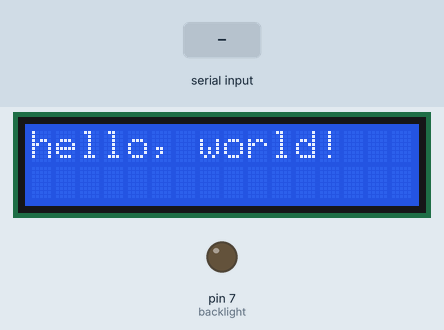
Recording of a sketch running on a simulated Arduino Uno, built with avr-gcc and run on an emulated ATmega328P. Shown: 16×2 character LCD, output pins drawn as LEDs (lit = HIGH). The inputs (shaded band) are chosen by the test bench.

Above: at 1.2 s.
1.3 s: "$GPRMC\n" received over the second serial link
At 1.4 s:
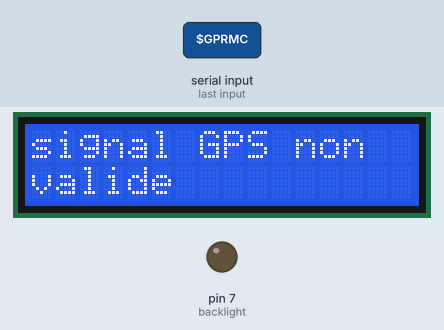
Timing chart, 0 to 4.3 s (numbered marks = the images above; inputs shaded):
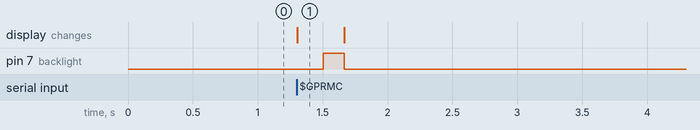

The sketch:

gps_2x16.ino
```cpp
 /*
 LCD 2x16 wirring
  The circuit:
 * LCD RS pin to digital pin 12
 * LCD Enable pin to digital pin 11
 * LCD D4 pin to digital pin 5
 * LCD D5 pin to digital pin 4
 * LCD D6 pin to digital pin 3
 * LCD D7 pin to digital pin 2
 * LCD R/W pin to ground
 * 10K resistor:
 * ends to +5V and ground
 * wiper to LCD VO pin (pin 3)

 GPS wirring
 * rx -> 10
 * tx -> 9

 LED valide
 * led gps valide -> 7
 */

#include <LiquidCrystal.h>
#include <SoftwareSerial.h>

// initialize the library with the numbers of the interface pins
LiquidCrystal lcd(12, 11, 5, 4, 3, 2);

SoftwareSerial gpsSerial(9, 10); // RX, TX (TX not used)
const int sentenceSize = 80;
const int backlight = 7;

char sentence[sentenceSize];

void setup() {
  // set up the LCD's number of columns and rows:
  lcd.begin(16, 2);

  // Print a message to the LCD.
  lcd.print("hello, world!");

  //set the gps signal led
  pinMode(backlight, OUTPUT);
  digitalWrite(backlight, LOW);

  gpsSerial.begin(9600);
  //Serial.begin(9600);
}

void loop()
{
  static int i = 0;
  if (gpsSerial.available()>0)
  {
    char ch = gpsSerial.read();
    if (ch != '\n' && i < sentenceSize)
    {
      sentence[i] = ch;
      i++;
    }
    else
    {
     sentence[i] = '\0';
     i = 0;
     //Serial.println(sentence);
     displayGPS();
    }
  }

}


/*
* $GPRMC,225446,A,4916.45,N,12311.12,W,000.5,054.7,191194,020.3,E*68
field Name -> 0 -> $GPRMC
field Heure Fixe -> 1 -> 225446 -> 22H 54mn 46s
field gps signal valide -> 2 -> A -> A = ok | V = Warning
field Latitude -> 3 -> 4916.45 -> 49 deg. 16.45 min
field -> 4 -> N -> N = north
field lognitude -> 5 -> 12311.12 -> 123 deg. 11.12 min
field -> 6 -> W -> W = west
field vitesse -> 7 -> 000.5 -> 000.5 = vitesse sol, Knots
field cap -> 8 -> 054.7 -> cap (vrai)
field date fixe -> 9 -> 191194 -> Date du fix 19 Novembre 1994
field -> 10 -> 020.3 -> Déclinaison Magnetique 20.3 deg Est
field cheksum -> 11 -> E*68 -> cheksum 68
*/
void displayGPS()
{
  char field[20];
  boolean signal = false;
  static boolean prev= false;
   getField(field, 0);
  if (strcmp(field, "$GPRMC") == 0)
  {
    //test if gps signal is good
	getField(field, 2);
    signal = (strcmp(field, "A") == 0?  true : false);

    if(prev != signal)
    {
      lcd.clear();
    }
    prev = signal;

    if(signal)
    {
      digitalWrite(backlight, HIGH);
      //premeiere ligne
      lcd.setCursor(0, 0);
	  getField(field, 3);
	  lcd.print(field[0]);
	  lcd.print(field[1]);
	  lcd.print("  ");
	  lcd.print(field +2);
	  lcd.print("mn ");
	  getField(field, 4);
	  lcd.print(field);
      //seconde ligne
      lcd.setCursor(0, 1);
	  getField(field, 5);
	  lcd.print(field[0]);
	  lcd.print(field[1]);
	  lcd.print(field[2]);
	  lcd.print(" ");
	  lcd.print(field +3);
	  lcd.print("mn ");
	  getField(field, 6);
	  lcd.print(field);
     }
     else
     {
       lcd.setCursor(0, 0);
       lcd.print("signal GPS non");
       lcd.setCursor(0, 1);
       lcd.print("valide");
       digitalWrite(backlight, LOW);
       delay(200);
       digitalWrite(backlight, HIGH);
       delay(100);
     }
  }
}

void getField(char* buffer, int index)
{
  int sentencePos = 0;
  int fieldPos = 0;
  int commaCount = 0;
  while (sentencePos < sentenceSize)
  {
    if (sentence[sentencePos] == ',')
    {
      commaCount ++;
      sentencePos ++;
    }
    if (commaCount == index)
    {
      buffer[fieldPos] = sentence[sentencePos];
      fieldPos ++;
    }
    sentencePos ++;
  }
  buffer[fieldPos] = '\0';
}
```

Measured:
- after the input at 1.3 s, pin 7 (backlight): LOW → HIGH after 0.20 s, → LOW 0.16 s later; the display: changes at once (image 1)
